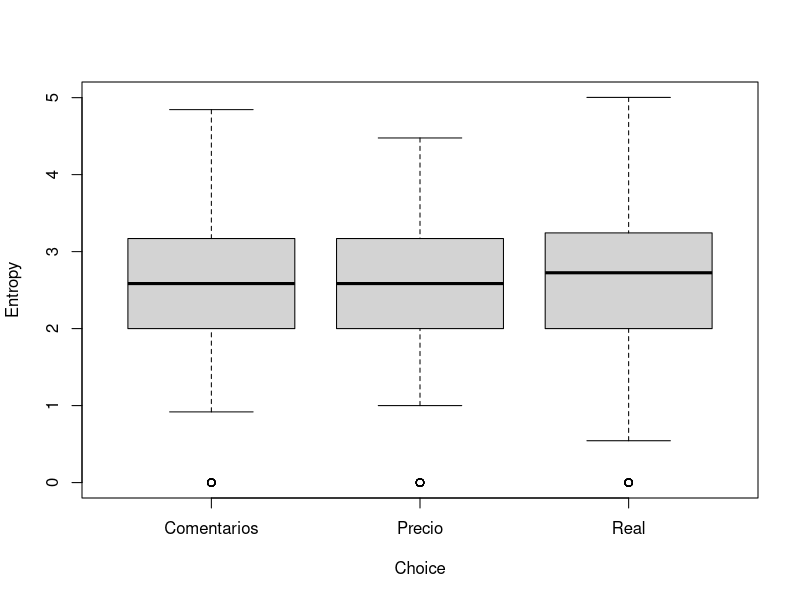

Source code (R): (Note: this script raises an error after producing the figure.)
library(readr)
library(dplyr)
library(igraph)

# =====================================================
# CARGAR DATOS
# =====================================================

Secuencia <- read_delim(
  "Secuencia.csv",
  delim = ";",
  escape_double = FALSE,
  trim_ws = TRUE
)

# =====================================================
# FUNCION PARA RECONSTRUIR RED AOI->AOI
# =====================================================

build_aoi_network <- function(df){
  
  # =====================================
  # ORDEN TEMPORAL
  # =====================================
  
  df <- df[order(df$Secuencia), ]
  
  areas <- df$Area
  
  if(length(areas) < 2){
    return(NULL)
  }
  
  # =====================================
  # VARIABLES SECUENCIALES
  # =====================================
  
  FirstAOI <- as.character(areas[1])
  
  FirstTransition <- paste0(
    areas[1],
    "_",
    areas[2]
  )
  
  First3AOIs <- paste(
    head(areas, 3),
    collapse = "_"
  )
  
  # =====================================
  # RED
  # =====================================
  
  edges <- data.frame(
    from = head(areas, -1),
    to   = tail(areas, -1)
  )
  
  edges_weighted <- edges %>%
    count(from, to, name = "weight")
  
  g <- graph_from_data_frame(
    edges_weighted,
    directed = TRUE
  )
  
  E(g)$weight <- edges_weighted$weight
  
  # =====================================
  # ATRIBUTOS DE NODO
  # =====================================
  
  node_freq <- table(areas)
  
  V(g)$visits <- as.numeric(
    node_freq[
      match(
        V(g)$name,
        names(node_freq)
      )
    ]
  )
  
  # =====================================
  # ENTROPIA DE TRANSICION
  # =====================================
  
  probs <- edges_weighted$weight /
    sum(edges_weighted$weight)
  
  Entropy <- -sum(
    probs * log2(probs)
  )
  
  # =====================================
  # RESULTADO
  # =====================================
  
  return(
    list(
      graph = g,
      edges = edges,
      edges_weighted = edges_weighted,
      node_freq = node_freq,
      
      FirstAOI = FirstAOI,
      FirstTransition = FirstTransition,
      First3AOIs = First3AOIs,
      
      Entropy = Entropy
    )
  )
}


# =====================================================
# CONSTRUIR TODAS LAS REDES
# =====================================================

NetworkList <- list()

TrajectoryFeatures <- data.frame()

subjects <- unique(Secuencia$Sujeto)

for(s in subjects){
  
  cat("Procesando sujeto:",s,"\n")
  
  data_s <- filter(
    Secuencia,
    Sujeto == s
  )
  
  ensayos <- unique(data_s$Ensayo)
  
  for(e in ensayos){
    
    data_se <- filter(
      data_s,
      Ensayo == e
    )
    
    net <- build_aoi_network(data_se)
    
    if(!is.null(net)){
      
      nombre <- paste0(
        "S",
        s,
        "_E",
        e
      )
      
      NetworkList[[nombre]] <- net
      
      # ===================================
      # TABLA DE CARACTERISTICAS
      # ===================================
      
      TrajectoryFeatures <- rbind(
        TrajectoryFeatures,
        data.frame(
          Sujeto = s,
          Ensayo = e,
          
          Choice = unique(data_se$ChosenCondition),
          
          FirstAOI = net$FirstAOI,
          FirstTransition = net$FirstTransition,
          First3AOIs = net$First3AOIs,
          
          Nodes = gorder(net$graph),
          Edges = gsize(net$graph),
          
          Entropy = net$Entropy,
          
          stringsAsFactors = FALSE
        )
      )
      
    }
  }
}

summary(TrajectoryFeatures$Entropy)

aggregate(
  Entropy ~ Choice,
  data = TrajectoryFeatures,
  mean
)

boxplot(
  Entropy ~ Choice,
  data = TrajectoryFeatures
)

anova(
  lm(
    Entropy ~ Choice,
    data = TrajectoryFeatures
  )
)

summary(
  aov(
    Entropy ~ Choice,
    data = TrajectoryFeatures
  )
)


aggregate(
  Nodes ~ Choice,
  data = TrajectoryFeatures,
  mean
)

aggregate(
  Edges ~ Choice,
  data = TrajectoryFeatures,
  mean
)

summary(
  aov(
    Nodes ~ Choice,
    data = TrajectoryFeatures
  )
)

summary(
  aov(
    Edges ~ Choice,
    data = TrajectoryFeatures
  )
)

quantile(
  TrajectoryFeatures$Nodes,
  probs=c(.33,.66)
)

table(
  SearchType,
  Choice
)

tabla3 <- table(
  TrajectoryFeatures$First3AOIs,
  TrajectoryFeatures$Choice
)

chisq.test(tabla3)


library(nnet)

m1 <- multinom(
  Choice ~ Entropy,
  data = TrajectoryFeatures
)

m2 <- multinom(
  Choice ~ FirstAOI + Entropy,
  data = TrajectoryFeatures
)

m3 <- multinom(
  Choice ~ FirstTransition + Entropy,
  data = TrajectoryFeatures
)

m4 <- multinom(
  Choice ~ Nodes + Edges + Entropy,
  data = TrajectoryFeatures
)
